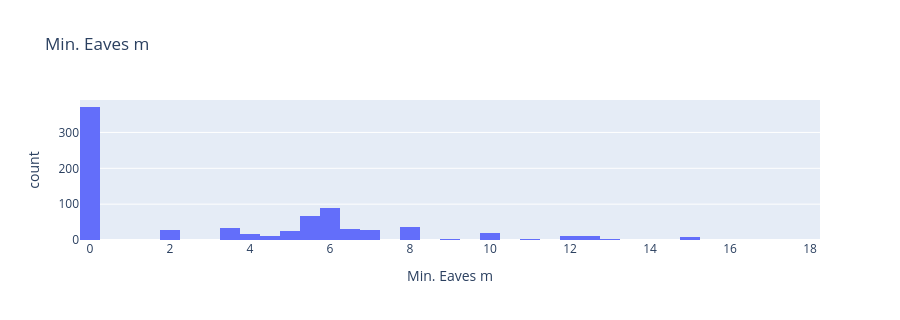

Write notebook code for a chart like this one.
### Markdown cell above
### 2.5 Min. Eaves m and Max. Eaves m

### Code cell
profile("Min. Eaves m")

### Figure 1 — Plotly figure (JSON) as saved in the notebook; plotly's stock layout.template omitted (floating-point values rounded to 4 significant figures; data arrays with more than 128 entries replaced by an {"elided": "..."} marker saying what was removed)
{"data": [{"bingroup": "x", "hovertemplate": "Min. Eaves m=%{x}<br>count=%{y}<extra></extra>", "legendgroup": "", "marker": {"color": "#636efa", "pattern": {"shape": ""}}, "name": "", "nbinsx": 60, "orientation": "v", "showlegend": false, "type": "histogram", "x": {"elided": "1250 float values"}, "xaxis": "x", "yaxis": "y"}], "layout": {"barmode": "relative", "height": 320, "legend": {"tracegroupgap": 0}, "title": {"text": "Min. Eaves m"}, "xaxis": {"anchor": "y", "domain": [0.0, 1.0], "title": {"text": "Min. Eaves m"}}, "yaxis": {"anchor": "x", "domain": [0.0, 1.0], "title": {"text": "count"}}}}
